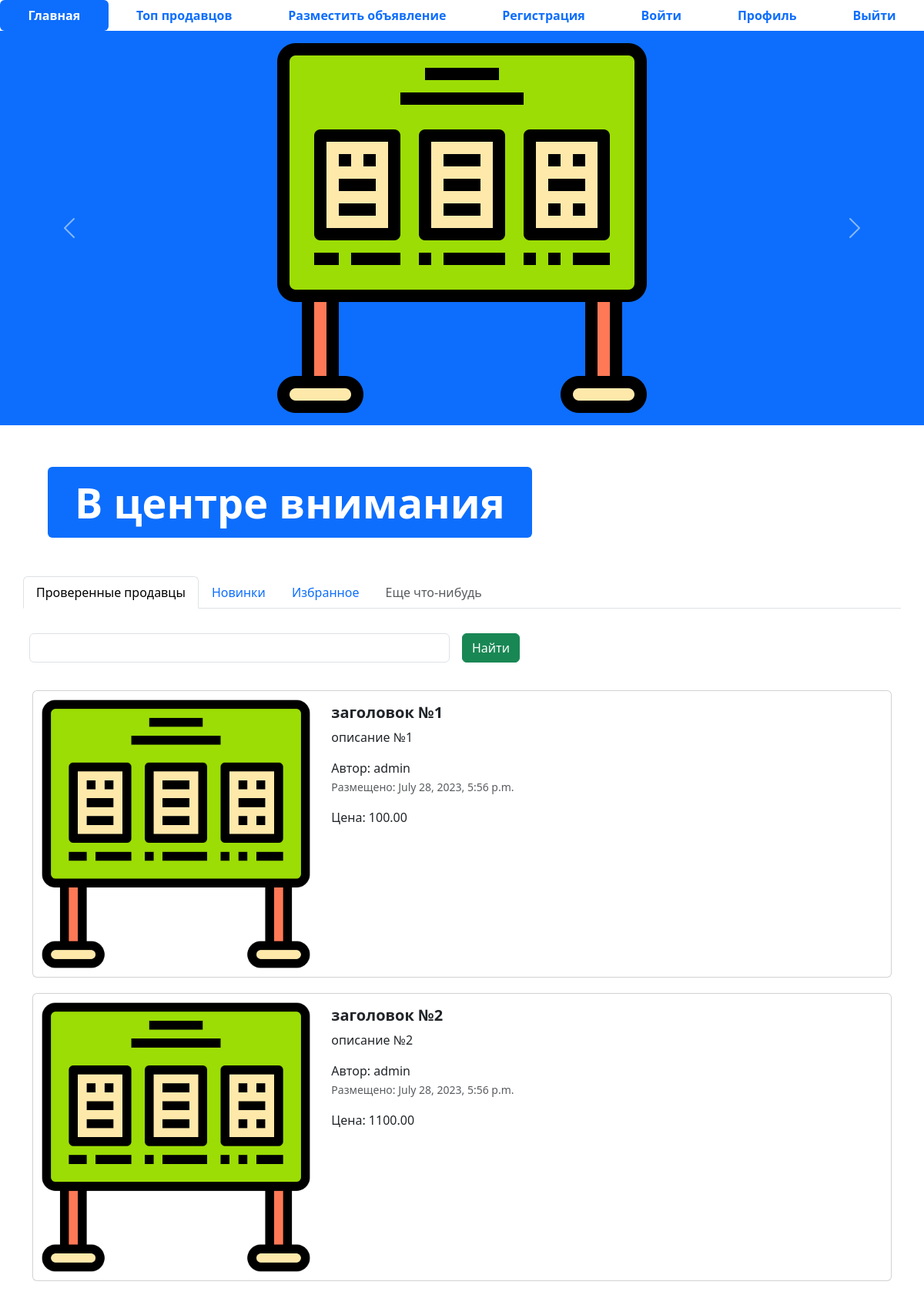
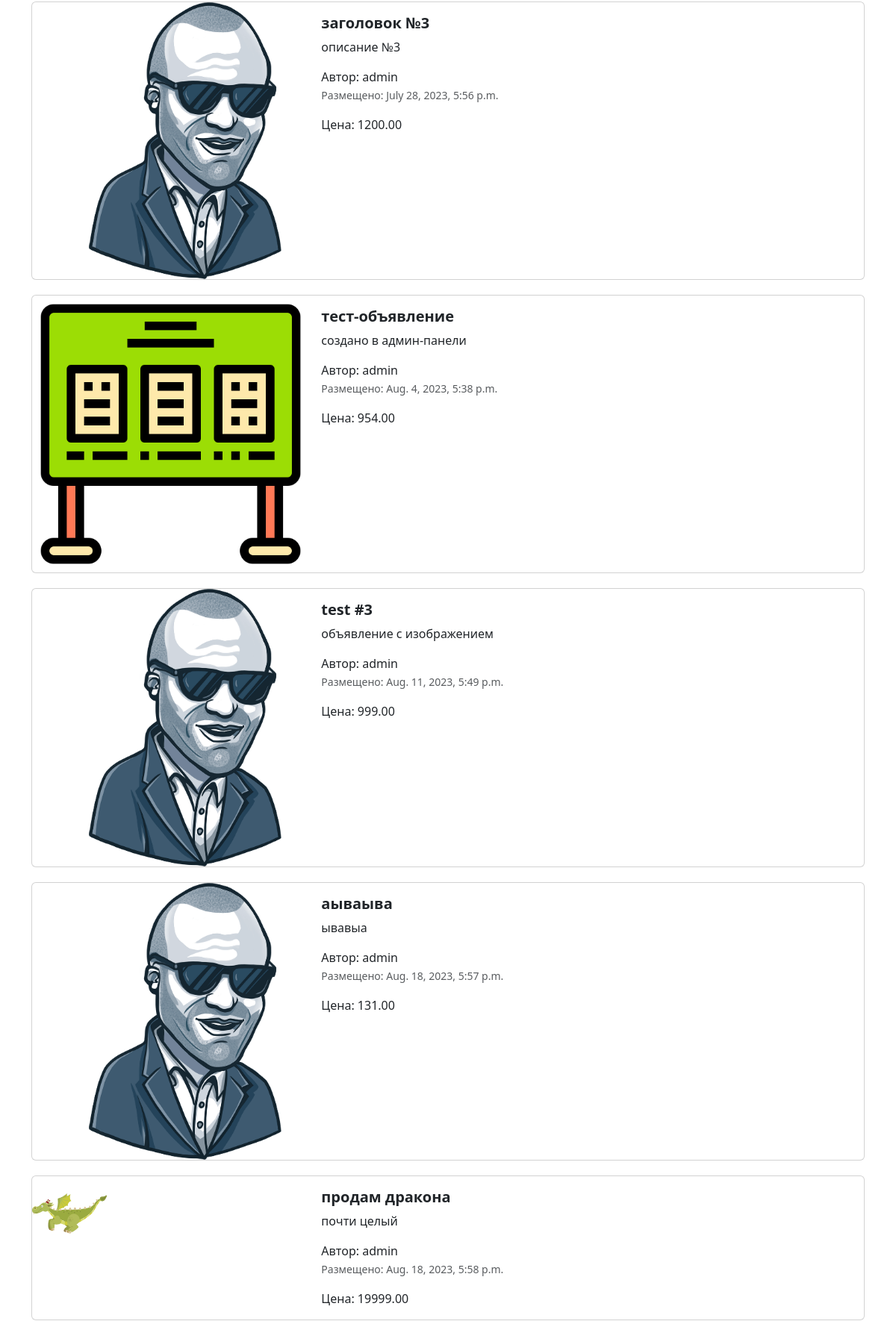
The page / (upper part) on the database its author committed (2 pictures, top to bottom).
### app_advertisements/models.py (models this page shows, shortened)
class Advertisement(models.Model):
    title = models.CharField(verbose_name='заголовок', max_length=128)
    description = models.TextField('описание')
    price = models.DecimalField('цена', max_digits=10, decimal_places=2)
    auction = models.BooleanField('торг', help_text='отметьте, если торг уместен')
    created_at = models.DateTimeField(auto_now_add=True)
    updated_at = models.DateTimeField(auto_now=True)
    user = models.ForeignKey(User, verbose_name = 'пользователь', on_delete = models.CASCADE)
    image = models.ImageField('изображение', upload_to='advertisements/')
    class Meta:
        db_table = "advertisements"

### app_advertisements/views.py (the view)
# urls.py: path('', index, name='main-page'),
def index(request):
    advertisements = Advertisement.objects.all()
    contex = {'advertisements':advertisements}
    return render(request, 'app_advertisements/index.html', contex)

### templates/app_advertisements/index.html (shortened to what this page needs)
{% extends 'base.html' %}
{% load static %}
{% block indNav %} active {% endblock %}
{% block content %}
<div id="carouselExampleControls" class="carousel slide bg-primary" data-bs-ride="carousel">
  <div class="carousel-inner">
    <div class="carousel-item active">
      <img src="{% static 'img/adv.png' %}" class="mx-auto d-block w-33" alt="...">
    </div>
  </div>
  <button class="carousel-control-prev" type="button" data-bs-target="#carouselExampleControls" data-bs-slide="prev">
    <span class="carousel-control-prev-icon" aria-hidden="true"></span>
  </button>
  <button class="carousel-control-next" type="button" data-bs-target="#carouselExampleControls" data-bs-slide="next">
    <span class="carousel-control-next-icon" aria-hidden="true"></span>
  </button>
</div>
<div class="container" style="margin: 50px;">
  <div class="display-2">
    <span class="badge bg-primary">В центре внимания</span>
  </div>
</div>
<div class="container">
  <div class="row">
    <ul class="nav nav-tabs bg-white">
      <li class="nav-item">
        <a class="nav-link active" aria-current="page" href="#">Проверенные продавцы</a>
      </li>
      <li class="nav-item">
        <a class="nav-link" href="#">Новинки</a>
      </li>
      <li class="nav-item">
        <a class="nav-link" href="#">Избранное</a>
      </li>
      <li class="nav-item">
        <a class="nav-link disabled" href="#" tabindex="-1" aria-disabled="true">Еще что-нибудь</a>
      </li>
    </ul>
    <form class="row g-3">
      <div class="col-auto w-50">
        <input type="text" class="form-control">
      </div>
      <div class="col-auto">
        <button type="submit" class="btn btn-success mb-3">Найти</button>
      </div>
    </form>
  </div>
  <div class="col">
    {% for adv in advertisements %}
    <div class="card mb-2" style="max-width: 1200px; margin-top: 20px;">
      <div class="row g-0">
        <div class="col-md-4">
          <a href="advertisement.html" class="nav-link">
            <img src="{% if adv.image %} {{adv.image.url}} {% else %} {% static 'img/adv.png' %} {% endif %}" class="img-fluid rounded-start" alt="Card title">
          </a>
        </div>
        <div class="col-md-8">
          <div class="card-body">
            <h5 class="card-title">
              <a href="advertisement.html" class="nav-link"><strong>{{adv.title}}</strong></a>
            </h5>
            <a href="advertisement.html" class="nav-link">
              <p class="card-text">{{adv.description}}</p>
              <span>Автор: {{adv.user}}</span>
              <p class="card-text"><small class="text-muted">Размещено: {{adv.created_at}}</small></p>
              <span>Цена: {{adv.price}}</span>
            </a>
          </div>
        </div>
      </div>
    </div>
    {% endfor %}
  </div>
</div>
{% endblock %}

### templates/base.html (shortened to what this page needs)
{% load static %}
<!DOCTYPE html>
<html lang="en">
<head>
  <link href="{% static 'css/bootstrap.min.css' %}" rel="stylesheet">
  <link rel="stylesheet" href="{% static 'css/fontello.css' %}">
</head>
<body>
{% block navbar %}
<ul class="nav nav-pills sticky-top bg-white nav-fill">
  <li class="nav-item">
    <a class =  "nav-link {% block indNav %}{% endblock %}"  aria-current="page" href="/">
      <span style="font-weight: bold;">Главная</span>
    </a>
  </li>
  <li class="nav-item">
    <a class="nav-link {% block topNav %}{% endblock %}" href="{% url 'top-sellers' %}">
      <span style="font-weight: bold;">Топ продавцов</span>
    </a>
  </li>
  <li class="nav-item">
    <a class="nav-link {% block advNav %}{% endblock %}" href="{% url 'advertisement-post' %}">
      <span style="font-weight: bold;">Разместить объявление</span>
    </a>
  </li>
  <li class="nav-item">
    <a class="nav-link {% block regNav %}{% endblock %}" href="register.html">
      <span style="font-weight: bold;">Регистрация</span>
    </a>
  </li>
  <li class="nav-item">
    <a class="nav-link {% block logNav %}{% endblock %}" href="{% url 'login' %}">
      <span style="font-weight: bold;">Войти</span>
    </a>
  </li>
  <li class="nav-item">
    <a class="nav-link {% block proNav %}{% endblock %}" href="{% url 'profile' %}">
      <span style="font-weight: bold;">Профиль</span>
    </a>
  </li>
  <li class="nav-item">
    <a class="nav-link" href="{% url 'logout' %}">
      <span style="font-weight: bold;">Выйти</span>
    </a>
  </li>
</ul>
{% endblock %}
{% block content %}
{% endblock %}
</body>
</html>

### rows shown on the page
Advertisement: title "заголовок №1", description "описание №1", user "admin", created_at "July 28, 2023, 5:56 p.m.", price "100.00"
Advertisement: title "заголовок №2", description "описание №2", user "admin", created_at "July 28, 2023, 5:56 p.m.", price "1100.00"
Advertisement: image (picture), title "заголовок №3", description "описание №3", user "admin", created_at "July 28, 2023, 5:56 p.m.", price "1200.00"
Advertisement: title "тест-объявление", description "создано в админ-панели", user "admin", created_at "Aug. 4, 2023, 5:38 p.m.", price "954.00"
Advertisement: image (picture), title "test #3", description "объявление с изображением", user "admin", created_at "Aug. 11, 2023, 5:49 p.m.", price "999.00"
Advertisement: image (picture), title "аываыва", description "ывавыа", user "admin", created_at "Aug. 18, 2023, 5:57 p.m.", price "131.00"
Advertisement: image (picture), title "продам дракона", description "почти целый", user "admin", created_at "Aug. 18, 2023, 5:58 p.m.", price "19999.00"
